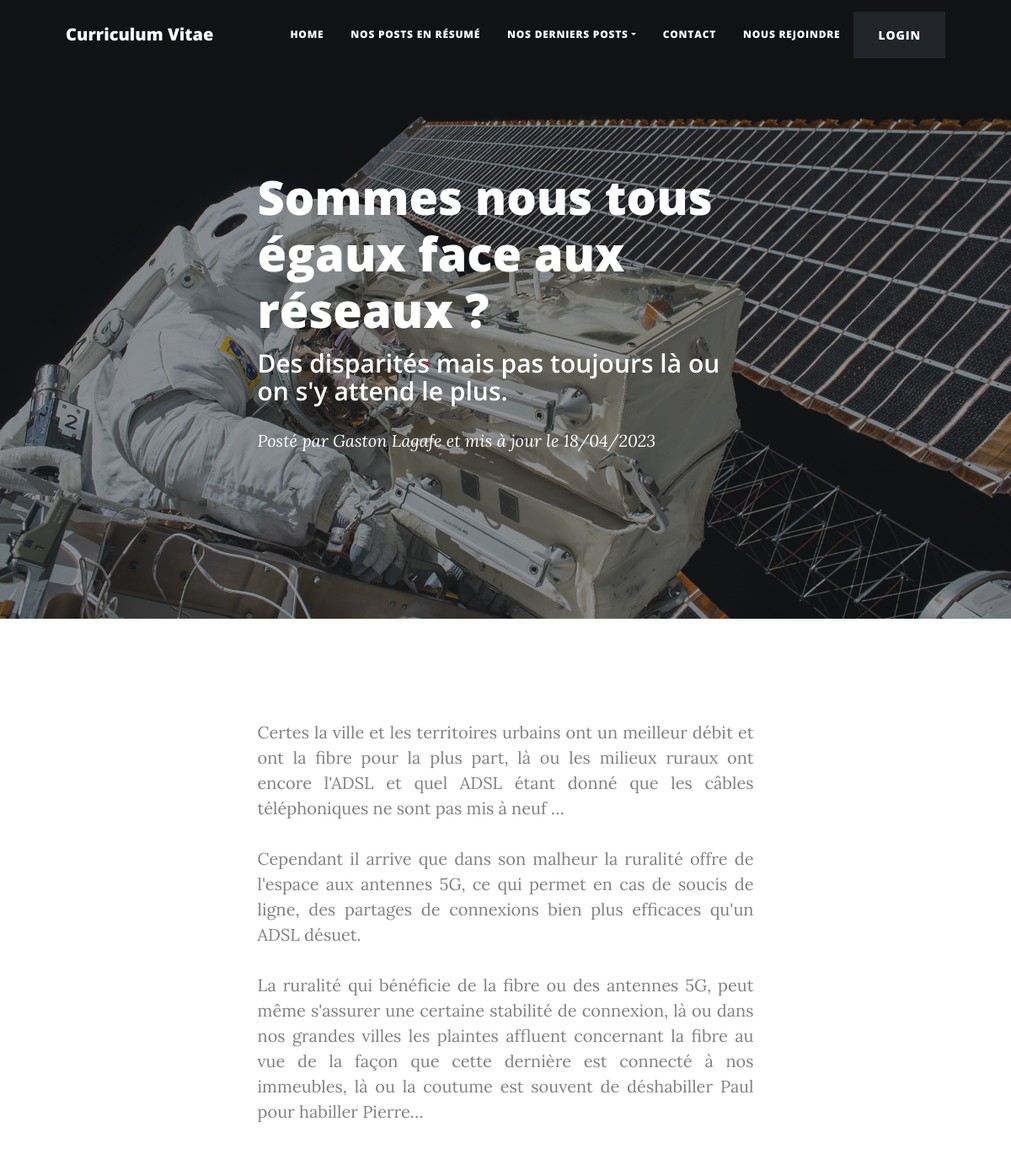
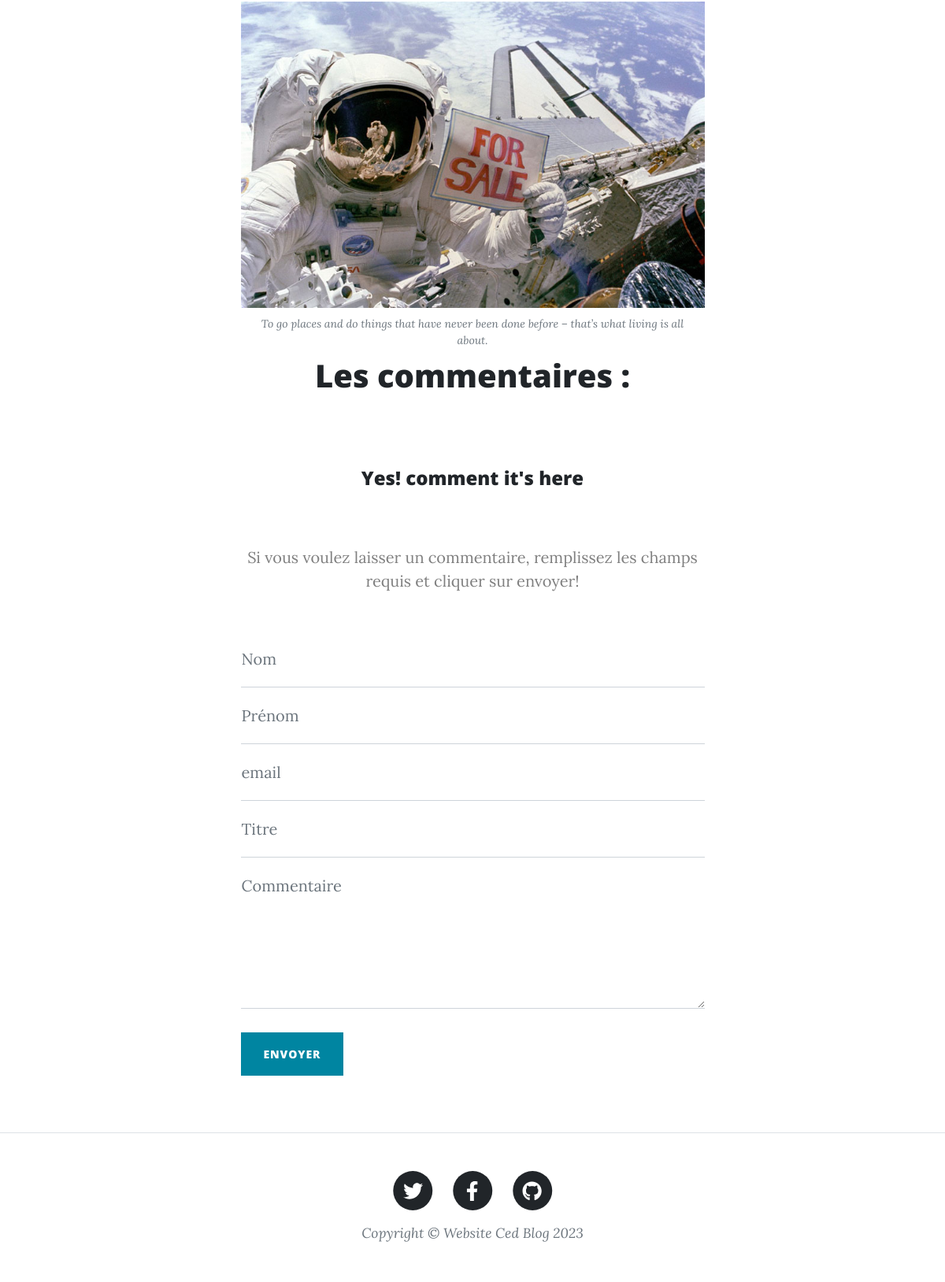
Page /public/index.php?page=post&id=10 on the committed database (2 pictures, top to bottom).
### tables this page shows
CREATE TABLE `post` (
  `idPost` int NOT NULL,
  `user_idUser` int NOT NULL,
  `title` varchar(255) NOT NULL,
  `caption` longtext NOT NULL,
  `contentPost` longtext NOT NULL,
  `dateLastUpload` date NOT NULL
);

CREATE TABLE `user` (
  `idUser` int NOT NULL,
  `lastName` varchar(45) NOT NULL,
  `firstName` varchar(45) NOT NULL,
  `email` varchar(45) NOT NULL,
  `password` varchar(250) NOT NULL
);

### App/Controllers/PostController.php (called while the page is built, shortened)
<?php
class PostController extends Controller{
    public function show(){
        $contents['post'] = $this->postService->getUserByPost();
        $this->render('single');
    }
}

### public/index.php (called while the page is built, shortened)
<?php
require_once ROOT.'/App/Autoloader.php';
$action='show';
$controller = new $nameController;
$controller->$action();

### App/Lib/PostService.php (called while the page is built, shortened)
<?php
class PostService{
    private $db;
    public function __construct(){
        $this->db = new Db;
    }
   public function getUserByPost(){
        $id= $_GET['id'];
        $results = [];
        $query = $this->db->getPDO()->prepare("SELECT idPost, title, caption, contentPost, lastName, firstName, DATE_FORMAT(dateLastUpload, '%d/%m/%Y') AS dateLastUpload, idUser
        FROM post
        INNER JOIN user
            ON idUser = user_idUser
            WHERE idPost = '$id'");
        $query->execute();
        $query=$query->fetchall();
        foreach($query as $data){
            $post= new Post($data['idPost'], $data['title'], $data['caption'], $data['contentPost'], $data['lastName'], $data['firstName'], $data['dateLastUpload']);
            array_push($results, $post);
        }
        return $results;
   }
}

### App/Lib/Database.php (called while the page is built, shortened)
<?php
class Database{
    private $pdo;
    public function __construct($dbName = 'blog_pro_p5', $dbUser = 'root', $dbPass ='#@root@#', $dbHost = 'localhost'){
        $this->pdo = new PDO('mysql:dbname=blog_pro_p5;host=localhost', 'root', '#@root@#');
        $this->pdo->setAttribute(PDO::ATTR_ERRMODE, PDO::ERRMODE_EXCEPTION);
    }
    public function getPDO(){
        return $this->pdo;
    }
}

### App/Autoloader.php (called while the page is built, shortened)
<?php
class Autoloader{
    static function autoload($class){
        if (strpos($class, __NAMESPACE__ . '\\') === 0){
            $class = str_replace (__NAMESPACE__.'\\', '', $class);
            $class = str_replace('\\', '/', $class);
        }
    }
}

### App/Models/Post.php (called while the page is built, shortened)
<?php
class Post extends Model{
    public function __construct($idPost=null, $title=null, $caption=null, $contentPost=null, $lastName=null, $firstName=null, $dateLastUpload=null){
        $this->title = $title;
        $this->caption = $caption;
        $this->contentPost = $contentPost;
        $this->lastName = $lastName;
        $this->firstName = $firstName;
        $this->dateLastUpload = $dateLastUpload;
    }
}

### App/Views/templates/single.php (the view, shortened to what this page needs)
<?php
foreach($post as $value)
?>
<header class="masthead" style="background-image: url('/OCR_Blog_P5/public/assets/img/post-bg.jpg')">
    <div class="container position-relative px-4 px-lg-5">
        <div class="row gx-4 gx-lg-5 justify-content-center">
            <div class="col-md-10 col-lg-8 col-xl-7">
                <div class="post-heading">
                    <h1><?= $value->title; ?></h1>
                    <h2 class="subheading"><?= $value->caption; ?></h2>
                    <span class="meta">
                        Posté par
                        <a href="#"><?= $value->firstName; ?> <?= $value->lastName; ?></a>
                        et mis à jour le <?= $value->dateLastUpload; ?>
                    </span>
                </div>
            </div>
        </div>
    </div>
</header>
<article class="mb-4">
            <div class="container px-4 px-lg-5">
                <div class="row gx-4 gx-lg-5 justify-content-center">
                    <div class="col-md-10 col-lg-8 col-xl-7" style="text-align: center;">
                        <p style="white-space: pre-wrap; text-align : justify;"><?= $value->contentPost; ?></p>
                    </div>
                </div>
            </div>
</article>
<div class="mb-4">
    <div class="container px-4 px-lg-5">
        <div class="row gx-4 gx-lg-5 justify-content-center">
            <div class="col-md-10 col-lg-8 col-xl-7" style="text-align: center;">
                <a href="#comment"><img class="img-fluid" src="/OCR_Blog_P5/public/assets/img/post-sample-image.jpg" alt="..." /></a>
                <span class="caption text-muted">To go places and do things that have never been done before – that’s what living is all about.</span>
                    <h1 id="comment">Les commentaires :</h1>
                        <br></br>
                    </div>
                </div>
            </div>
</div>
<div class="mb-4">
    <div class="container px-4 px-lg-5">
        <div class="row gx-4 gx-lg-5 justify-content-center">
            <div class="col-md-10 col-lg-8 col-xl-7">
                <h4 id="comment" style="text-align: center;">Yes! comment it's here</h4>
                    <p>Si vous voulez laisser un commentaire, remplissez les champs requis et cliquer sur envoyer! </p>
                        <div class="my-5">
                            <form id="commentForm" method="post" action="/OCR_Blog_P5/public/index.php?page=post&action=registerComment" onsubmit="alert('Votre commentaire a bien été envoyer, nous allons le traiter.'); return true;">
                                <div class="form-floating">
                                    <input class="form-control" id="lastName" name="lastName" type="text" placeholder="Entrer votre nom..." required="required" pattern="^[A-Za-z0-9_]{1,15}$" value="" list="names_pattern3_datalist" />
                                    <label for="name">Nom</label>
                                </div>
                                <div class="form-floating">
                                    <input class="form-control" id="firstName" name="firstName" type="text" placeholder="Entrer votre prénom..." required="required" pattern="^[A-Za-z0-9_]{1,15}$" value="" list="names_pattern3_datalist" />
                                    <label for="name">Prénom</label>
                                </div>
                                <div class="form-floating">
                                    <input class="form-control" id="email" name="email" type="email" placeholder="Entrer votre email..." value="" required />
                                    <label for="email">email</label>
                                </div>
                                <div class="form-floating">
                                    <input class="form-control" id="title" name="title" type="title" placeholder="Entrer un titre..." required="required"  value="" maxlength="80" />
                                    <label for="name">Titre</label>
                                </div>
                                <div class="form-floating">
                                    <textarea class="form-control" id="contentComment" name="contentComment" type="textarea" placeholder="Entrer votre message ici..." style="height: 12rem" required="required" spellcheck maxlength="600"></textarea>
                                    <label for="message">Commentaire</label>
                                </div>
                                <br />
                                <button class="btn btn-primary text-uppercase" id="submitButton" type="submit" value="envoyer">envoyer</button>
                            </form>
                </div>
            </div>
        </div>
    </div>
</div>

### rows in the picture
post: title "Sommes nous tous égaux face aux réseaux ?", caption "Des disparités mais pas toujours là ou on s'y attend le plus.", user.firstName "Gaston", user.lastName "Lagafe", contentPost "Certes la ville et les territoires urbains ont un meilleur débit et ont la fibre pour la plus part, là ou les milieux ruraux ont encore l'ADSL et quel ADSL étant donné que les câbles téléphoniques ne sont pas mis à neuf … Cependant il arrive que dans son malheur la ruralité offre de l'espace aux antennes 5G, ce qui permet en cas de soucis de ligne, des partages de connexions bien plus efficaces qu'un ADSL désuet. La ruralité qui bénéficie de la fibre ou des antennes 5G, peut même s'assurer une certaine stabilité de connexion, là ou dans nos grandes villes les plaintes affluent concernant la fibre au vue de la façon que cette dernière est connecté à nos immeubles, là ou la coutume est…"

### other values in the picture
$value->dateLastUpload "18/04/2023"
